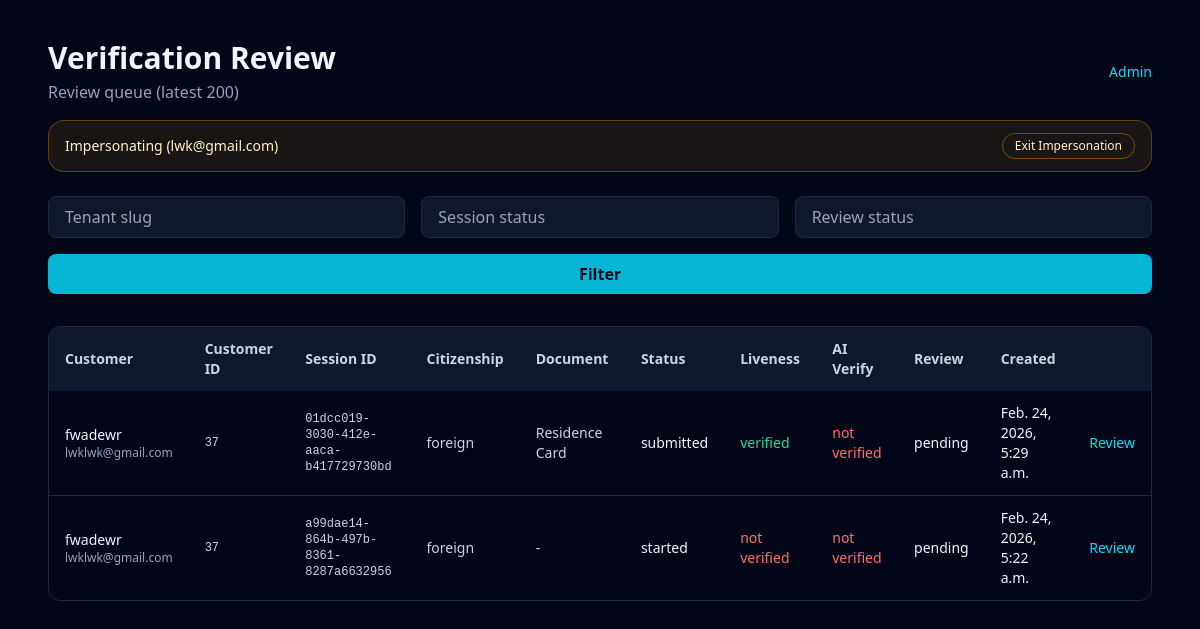
The page /review/ (signed in) on the database its author committed.
### accounts/models.py (models this page shows, shortened)
class User(AbstractUser):
    username = None
    email = models.EmailField(unique=True)
    ROLE_CHOICES = [
        ("super_admin", "Super Admin"),
        ("support", "Support"),
        ("owner", "Tenant Owner"),
        ("admin", "Tenant Admin"),
        ("staff", "Tenant Staff"),
    ]
    role = models.CharField(max_length=20, choices=ROLE_CHOICES, default="staff")
    tenant = models.ForeignKey(
        "kyc.Tenant",
        on_delete=models.SET_NULL,
        blank=True,
        null=True,
        related_name="users",
    )
    company_id = models.CharField(max_length=80, blank=True, null=True)
    USERNAME_FIELD = "email"
    REQUIRED_FIELDS = []
    objects = UserManager()
    class Meta:
        db_table = "staff_users"

### kyc/models.py (models this page shows, shortened)
class VerificationSession(models.Model):
    id = models.UUIDField(primary_key=True, editable=False)
    tenant = models.ForeignKey("Tenant", on_delete=models.CASCADE, null=True, blank=True)
    customer = models.ForeignKey("Customer", on_delete=models.SET_NULL, null=True, blank=True)
    created_at = models.DateTimeField()
    updated_at = models.DateTimeField()
    status = models.CharField(max_length=50)
    current_step = models.IntegerField(default=1)
    front_image = models.CharField(max_length=255, blank=True, null=True)
    back_image = models.CharField(max_length=255, blank=True, null=True)
    selfie_image = models.CharField(max_length=255, blank=True, null=True)
    document_type = models.CharField(max_length=50, blank=True, null=True)
    document_data = models.JSONField(blank=True, null=True)
    residence_status = models.CharField(max_length=255, blank=True, null=True)
    residence_card_number = models.CharField(max_length=100, blank=True, null=True)
    residence_card_expiry = models.DateField(blank=True, null=True)
    verification_method = models.CharField(max_length=50, blank=True, null=True)
    verified_at = models.DateTimeField(blank=True, null=True)
    document_front_url = models.CharField(max_length=255, blank=True, null=True)
    document_back_url = models.CharField(max_length=255, blank=True, null=True)
    selfie_url = models.CharField(max_length=255, blank=True, null=True)
    thickness_card = models.CharField(max_length=255, blank=True, null=True)
    tilt_frames = models.JSONField(blank=True, null=True)
    detected_card_type = models.CharField(max_length=80, blank=True, null=True)
    liveness_running = models.BooleanField(default=False)
    liveness_completed = models.BooleanField(default=False)
    liveness_verified = models.BooleanField(default=False)
    liveness_confidence = models.FloatField(default=0)
    liveness_challenges = models.JSONField(blank=True, null=True)
    liveness_completed_count = models.IntegerField(blank=True, null=True)
    liveness_total_count = models.IntegerField(blank=True, null=True)
    verify_verified = models.BooleanField(default=False)
    verify_confidence = models.FloatField(default=0)
    verify_similarity = models.FloatField(default=0)
    physical_card_verified = models.BooleanField(default=False)
    physical_card_score = models.FloatField(default=0)
    edge_consistency_score = models.FloatField(default=0)
    depth_variation_score = models.FloatField(default=0)
    tilt_analysis = models.JSONField(blank=True, null=True)
    review_status = models.CharField(max_length=20, default="pending")
    review_notes = models.TextField(blank=True, null=True)
    reviewed_by = models.ForeignKey(
        settings.AUTH_USER_MODEL,
        on_delete=models.SET_NULL,
        blank=True,
        null=True,
        related_name="reviewed_sessions",
    )
    reviewed_at = models.DateTimeField(blank=True, null=True)
    user_agent = models.TextField(blank=True, null=True)
    ip_address = models.GenericIPAddressField(blank=True, null=True)
    class Meta:
        db_table = "kyc_sessions"

class Customer(models.Model):
    tenant = models.ForeignKey("Tenant", on_delete=models.CASCADE, to_field="uuid", db_column="tenant_uuid")
    external_ref = models.CharField(max_length=255, blank=True, null=True)
    citizenship_type = models.CharField(
        max_length=20,
        choices=[("japanese", "Japanese"), ("foreign", "Foreign")],
        blank=True,
        null=True,
    )
    full_name = models.CharField(max_length=255)
    full_name_kana = models.CharField(max_length=255, blank=True, null=True)
    date_of_birth = models.DateField(blank=True, null=True)
    gender = models.CharField(max_length=20, blank=True, null=True)
    nationality = models.CharField(max_length=100, blank=True, null=True)
    postal_code = models.CharField(max_length=20, blank=True, null=True)
    prefecture = models.CharField(max_length=100, blank=True, null=True)
    city = models.CharField(max_length=100, blank=True, null=True)
    street_address = models.CharField(max_length=255, blank=True, null=True)
    email = models.EmailField(blank=True, null=True)
    phone = models.CharField(max_length=40, blank=True, null=True)
    status = models.CharField(max_length=30, default="active")
    created_at = models.DateTimeField(auto_now_add=True)
    class Meta:
        db_table = "customers"
        unique_together = ("tenant", "external_ref")

### kyc/views.py (the view)
# urls.py: path('review/', views.review_sessions, name='review_sessions'),
@login_required
def review_sessions(request):
    tenant_slug = request.GET.get("tenant")
    status = request.GET.get("status")
    review_status = request.GET.get("review_status")
    if not _require_user_type(request.user, {"super_admin", "owner", "admin", "staff"}):
        return _role_denied()
    qs = VerificationSession.objects.select_related("tenant", "reviewed_by", "customer").order_by("-created_at")
    user_tenant = _get_user_tenant(request.user)
    if not request.user.is_superuser:
        if user_tenant is None:
            return HttpResponseForbidden("No tenant membership")
        qs = qs.filter(tenant=user_tenant)
    elif tenant_slug:
        qs = qs.filter(tenant__slug=tenant_slug)
    if status:
        qs = qs.filter(status=status)
    if review_status:
        qs = qs.filter(review_status=review_status)
    context = {
        "sessions": qs[:200],
        "tenant_slug": tenant_slug or "",
        "status": status or "",
        "review_status": review_status or "",
        "is_superuser": request.user.is_superuser,
        "user_tenant": user_tenant,
        **_impersonation_context(request),
    }
    return render(request, "kyc/admin_sessions.html", context)

### kyc/views.py (called while the page is built)
def _require_user_type(user, allowed_types):
    if not user.is_authenticated:
        return False
    if user.is_superuser:
        return "super_admin" in allowed_types
    return user.role in allowed_types

def _impersonation_context(request):
    impersonator_id = request.session.get("impersonator_id")
    started_at = request.session.get("impersonated_at")
    if not impersonator_id:
        return {"is_impersonating": False}
    if started_at and (dj_timezone.now().timestamp() - float(started_at)) > 3600:
        _clear_impersonation(request)
        return {"is_impersonating": False}
    try:
        impersonator = User.objects.get(id=impersonator_id)
    except User.DoesNotExist:
        _clear_impersonation(request)
        return {"is_impersonating": False}
    return {
        "is_impersonating": True,
        "impersonator": impersonator,
    }

def _get_user_tenant(user):
    if not user.is_authenticated:
        return None
    return user.tenant

### kyc/templates/kyc/admin_sessions.html (shortened to what this page needs)
{% load static %}
<!DOCTYPE html>
<html lang="en">
<head>
    <script src="https://cdn.tailwindcss.com"></script>
</head>
<body class="min-h-screen bg-slate-950 text-slate-100">
    <div class="max-w-6xl mx-auto px-6 py-10">
        <div class="flex items-center justify-between">
            <div>
                <h1 class="text-3xl font-semibold">Verification Review</h1>
                <p class="text-slate-400 mt-1">Review queue (latest 200)</p>
            </div>
            <a href="/admin/dashboard/" class="text-sm text-cyan-400 hover:text-cyan-300">Admin</a>
        </div>
        {% if is_impersonating %}
        <div class="mt-4 rounded-2xl border border-amber-500/30 bg-amber-500/10 px-4 py-3 text-sm text-amber-100">
            <div class="flex flex-wrap items-center justify-between gap-3">
                <div>Impersonating {{ user_tenant.name }} ({{ impersonator.email }})</div>
                <a href="/admin/impersonation/stop/" class="rounded-full border border-amber-500/40 px-3 py-1 text-xs text-amber-100 hover:bg-amber-500/20">Exit Impersonation</a>
            </div>
        </div>
        {% endif %}
        <form class="mt-6 grid grid-cols-1 md:grid-cols-3 gap-4" method="get">
            {% if is_superuser %}
            <input
                type="text"
                name="tenant"
                placeholder="Tenant slug"
                value="{{ tenant_slug }}"
                class="rounded-lg border border-slate-800 bg-slate-900 px-4 py-2 text-slate-100"
            />
            {% endif %}
            <input
                type="text"
                name="status"
                placeholder="Session status"
                value="{{ status }}"
                class="rounded-lg border border-slate-800 bg-slate-900 px-4 py-2 text-slate-100"
            />
            <input
                type="text"
                name="review_status"
                placeholder="Review status"
                value="{{ review_status }}"
                class="rounded-lg border border-slate-800 bg-slate-900 px-4 py-2 text-slate-100"
            />
            <button class="md:col-span-3 rounded-lg bg-cyan-500 px-4 py-2 text-slate-950 font-semibold">Filter</button>
        </form>
        <div class="mt-8 overflow-x-auto rounded-xl border border-slate-800">
            <table class="w-full text-sm">
                <thead class="bg-slate-900 text-slate-300">
                    <tr>
                        <th class="text-left px-4 py-3">Customer</th>
                        <th class="text-left px-4 py-3">Customer ID</th>
                        <th class="text-left px-4 py-3">Session ID</th>
                        <th class="text-left px-4 py-3">Citizenship</th>
                        <th class="text-left px-4 py-3">Document</th>
                        <th class="text-left px-4 py-3">Status</th>
                        <th class="text-left px-4 py-3">Liveness</th>
                        <th class="text-left px-4 py-3">AI Verify</th>
                        <th class="text-left px-4 py-3">Review</th>
                        <th class="text-left px-4 py-3">Created</th>
                        <th class="text-left px-4 py-3"></th>
                    </tr>
                </thead>
                <tbody class="divide-y divide-slate-800">
                    {% for s in sessions %}
                    <tr class="hover:bg-slate-900/40">
                        <td class="px-4 py-3">
                            <div class="text-sm font-medium text-slate-100">
                                {{ s.customer.full_name|default:"Unknown" }}
                            </div>
                            <div class="text-xs text-slate-400">
                                {{ s.customer.email|default:"No email" }}
                            </div>
                        </td>
                        <td class="px-4 py-3 font-mono text-xs text-slate-300">
                            {{ s.customer.id|default:"-" }}
                        </td>
                        <td class="px-4 py-3 font-mono text-xs text-slate-300">
                            {{ s.id }}
                        </td>
                        <td class="px-4 py-3 text-sm text-slate-300">
                            {{ s.customer.citizenship_type|default:"-" }}
                        </td>
                        <td class="px-4 py-3 text-sm text-slate-300">
                            {{ s.detected_card_type|default:s.document_type|default:"-" }}
                        </td>
                        <td class="px-4 py-3">{{ s.status }}</td>
                        <td class="px-4 py-3">
                            {% if s.liveness_verified %}
                                <span class="text-emerald-400">verified</span>
                            {% else %}
                                <span class="text-red-400">not verified</span>
                            {% endif %}
                        </td>
                        <td class="px-4 py-3">
                            {% if s.verify_verified %}
                                <span class="text-emerald-400">verified</span>
                            {% else %}
                                <span class="text-red-400">not verified</span>
                            {% endif %}
                        </td>
                        <td class="px-4 py-3">{{ s.review_status }}</td>
                        <td class="px-4 py-3">{{ s.created_at }}</td>
                        <td class="px-4 py-3">
                            <a class="text-cyan-400 hover:text-cyan-300" href="{% url 'review_session_detail' s.id %}">Review</a>
                        </td>
                    </tr>
                    {% empty %}
                    <tr>
                        <td class="px-4 py-6 text-slate-400" colspan="11">No sessions found.</td>
                    </tr>
                    {% endfor %}
                </tbody>
            </table>
        </div>
    </div>
</body>
</html>

### rows shown on the page
User: email "lwk@gmail.com"
VerificationSession: customer.full_name "fwadewr", customer.email "lwklwk@gmail.com", customer.id "37", id "01dcc019-3030-412e-aaca-b417729730bd", customer.citizenship_type "foreign", detected_card_type "Residence Card", status "submitted", liveness_verified "verified", verify_verified "not verified", review_status "pending", created_at "Feb. 24, 2026, 5:29 a.m."
VerificationSession: customer.full_name "fwadewr", customer.email "lwklwk@gmail.com", customer.id "37", id "a99dae14-864b-497b-8361-8287a6632956", customer.citizenship_type "foreign", detected_card_type "-", status "started", liveness_verified "not verified", verify_verified "not verified", review_status "pending", created_at "Feb. 24, 2026, 5:22 a.m."
